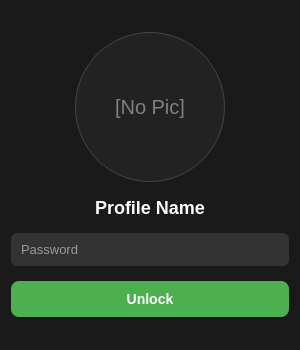
<?xml version="1.0" encoding="UTF-8"?>
<ui version="4.0">
 <class>PasswordEntryDialog</class>
 <widget class="QDialog" name="PasswordEntryDialog">
  <property name="geometry">
   <rect>
    <x>0</x>
    <y>0</y>
    <width>300</width>
    <height>350</height>
   </rect>
  </property>
  <property name="windowTitle">
   <string>Enter Password</string>
  </property>
  <property name="styleSheet">
   <string>
QDialog {
    background-color: #1a1a1a;
}
QLabel#picLabel {
    color: gray;
    font-size: 20px;
    border: 1px solid #444;
    border-radius: 75px; /* Makes it a circle */
    background-color: #222;
}
QLabel#nameLabel {
    color: white;
    font-size: 18px;
    font-weight: bold;
}
QLineEdit#passwordEdit {
    background:#333;
    color:white;
    border-radius:6px;
    padding:8px;
    font-size:13px;
}
QPushButton#unlockBtn {
    background:#4CAF50;
    color:white;
    border-radius:8px;
    padding:10px;
    font-weight:bold;
    font-size:14px;
}
QPushButton#unlockBtn:hover {
    background: #45a049;
}
</string>
  </property>
  <layout class="QVBoxLayout" name="verticalLayout">
   <property name="spacing">
    <number>15</number>
   </property>
   <item>
    <spacer name="verticalSpacer_2">
     <property name="orientation">
      <enum>Qt::Vertical</enum>
     </property>
     <property name="sizeHint" stdset="0">
      <size>
       <width>20</width>
       <height>40</height>
      </size>
     </property>
    </spacer>
   </item>
   <item alignment="Qt::AlignHCenter">
    <widget class="QLabel" name="picLabel">
     <property name="minimumSize">
      <size>
       <width>150</width>
       <height>150</height>
      </size>
     </property>
     <property name="maximumSize">
      <size>
       <width>150</width>
       <height>150</height>
      </size>
     </property>
     <property name="text">
      <string>[No Pic]</string>
     </property>
     <property name="alignment">
      <set>Qt::AlignCenter</set>
     </property>
    </widget>
   </item>
   <item>
    <widget class="QLabel" name="nameLabel">
     <property name="text">
      <string>Profile Name</string>
     </property>
     <property name="alignment">
      <set>Qt::AlignCenter</set>
     </property>
    </widget>
   </item>
   <item>
    <widget class="QLineEdit" name="passwordEdit">
     <property name="placeholderText">
      <string>Password</string>
     </property>
     <property name="echoMode">
      <enum>QLineEdit::Password</enum>
     </property>
    </widget>
   </item>
   <item>
    <widget class="QPushButton" name="unlockBtn">
     <property name="text">
      <string>Unlock</string>
     </property>
    </widget>
   </item>
   <item>
    <spacer name="verticalSpacer">
     <property name="orientation">
      <enum>Qt::Vertical</enum>
     </property>
     <property name="sizeHint" stdset="0">
      <size>
       <width>20</width>
       <height>40</height>
      </size>
     </property>
    </spacer>
   </item>
  </layout>
 </widget>
 <resources/>
 <connections/>
</ui>
